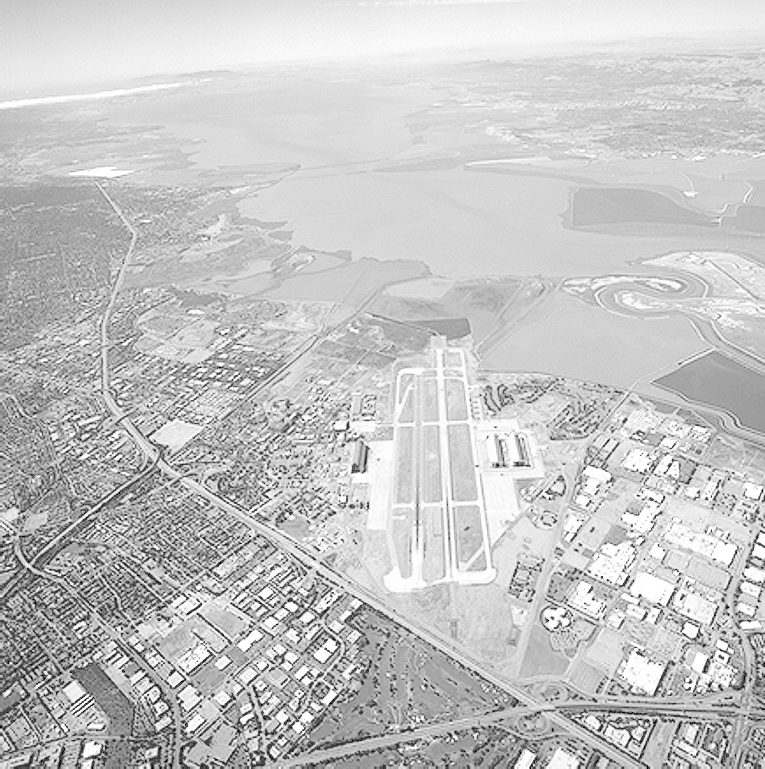
#> input picture city.tif, 765 x 769 px
$ python '实验3-1.py'
#> lines starting #> are read from the running program, lines starting #| are printed output that depends on the picture

import cv2
import matplotlib.pyplot as plt
import numpy as np

#

# 幂变换(伽马变换)
def fun(src, c, gamma):
    src = np.float32(src)
    dst = c * np.power(src / 255, gamma) * 255
    dst = np.uint8(dst + 0.5)
    return dst


if __name__ == '__main__':
    # 读取图片
    img = cv2.imread('city.tif', cv2.IMREAD_GRAYSCALE)
#> img is the input picture: shape (769, 765); min 0, max 255, mean 197.1
    c = float(input("请输入c值："))
#> the answer given: 3
    gamma = float(input("请输入伽马值："))
#> the answer given: 3
    img2 = fun(img, c, gamma)
#> in fun, `dst = c * np.power(src / 255, gamma) * 255`:
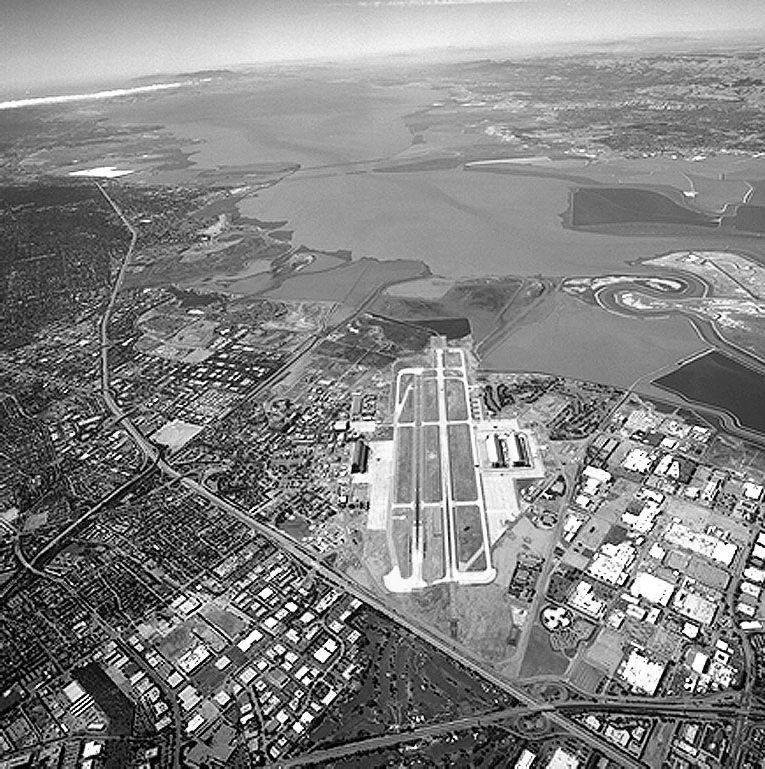
#> dst: shape (769, 765) float32; min 0, max 765, mean 394.3; drawn with min black and max white
#> in fun, `dst = np.uint8(dst + 0.5)`:
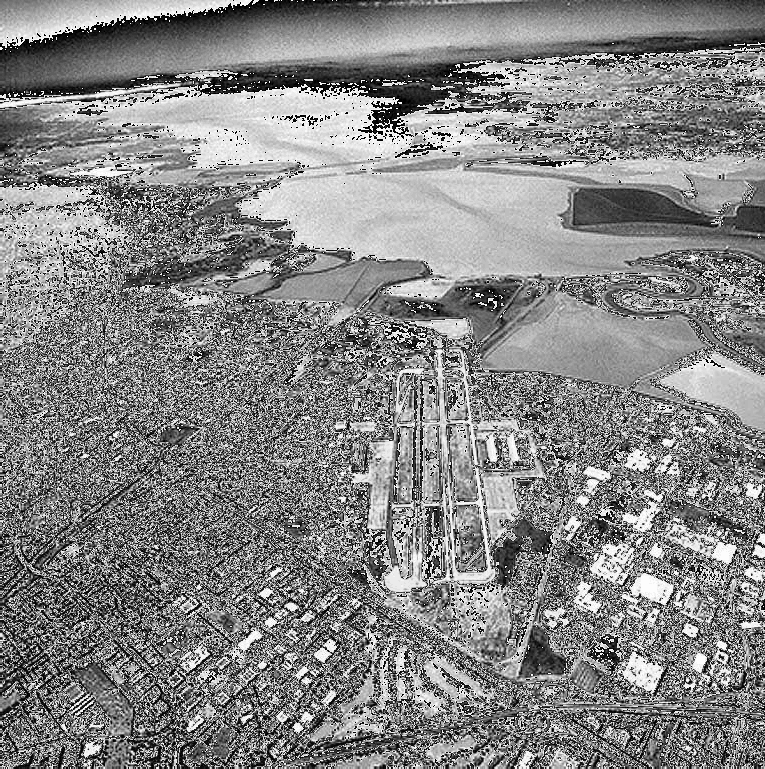
#> dst: shape (769, 765); min 0, max 253, mean 133

    # 两张图片合并一起显示
    img3 = cv2.resize(img, None, fx=0.5, fy=0.5) # 缩小一半，方便显示
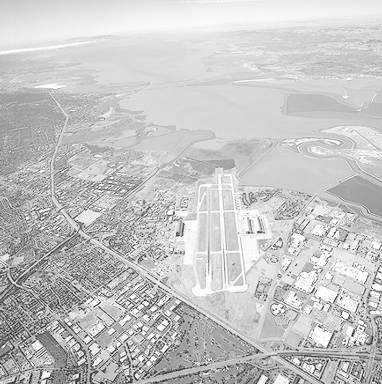
#> img3: shape (384, 382); min 0, max 255, mean 197.3
    img4 = cv2.resize(img2, None, fx=0.5, fy=0.5) # 缩小一半，方便显示
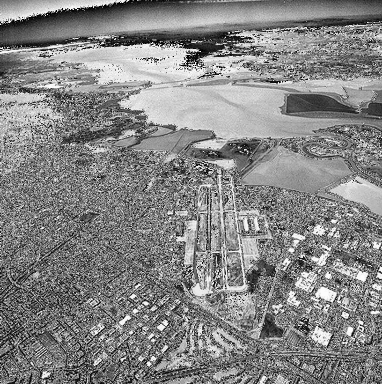
#> img4: shape (384, 382); min 0, max 253, mean 133.1
    img5 = np.hstack([img3,img4]) # 横向合并
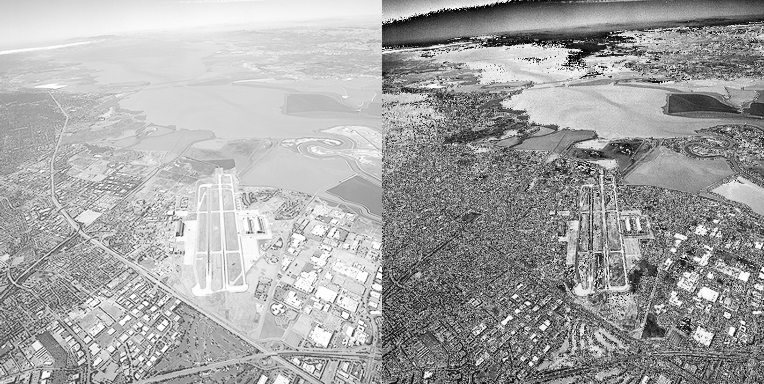
#> img5: shape (384, 764); min 0, max 255, mean 165.2

    # 输出，左边为原图，右边为处理后的图
    cv2.namedWindow('compare', 0)
    cv2.imshow('compare', img5)


    # 计算直方图
    histb = cv2.calcHist([img], [0], None, [256], [0, 255])
#> histb = 256 values, max 15137 at index 213, min 0 at index 1, mean 2288.3
    hista = cv2.calcHist([img2], [0], None, [256], [0, 255])
#> hista = 256 values, max 21533 at index 235, min 0 at index 1, mean 2298

    # 对第1子图进行设定
    plt.subplot(2, 1, 1)
    plt.plot(histb, 'y', label='Before')
    plt.xlabel('x')
    plt.ylabel('y')
    plt.legend()
    # 对第2子图进行设定
    plt.subplot(2, 1, 2)
    plt.plot(hista, 'c', label='After')
    plt.xlabel('x')
    plt.ylabel('y')
    plt.legend()
    plt.show()
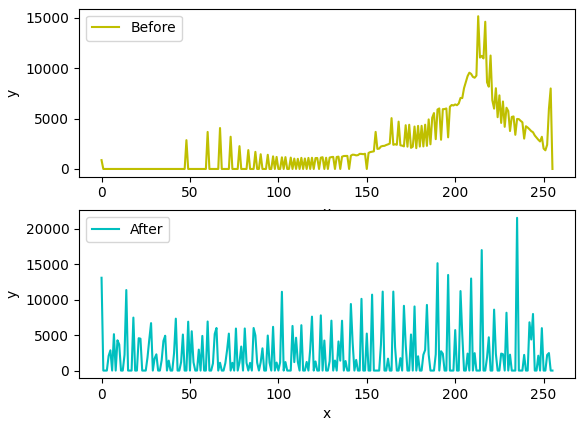
#> figure drawn by matplotlib, 2 panels; panel 1: curve peaks at x = 213, y = 15137; panel 2: curve peaks at x = 235, y = 21533
    cv2.waitKey(0)
    cv2.destroyAllWindows()

$ run again, with 1.jpg saved as city.tif
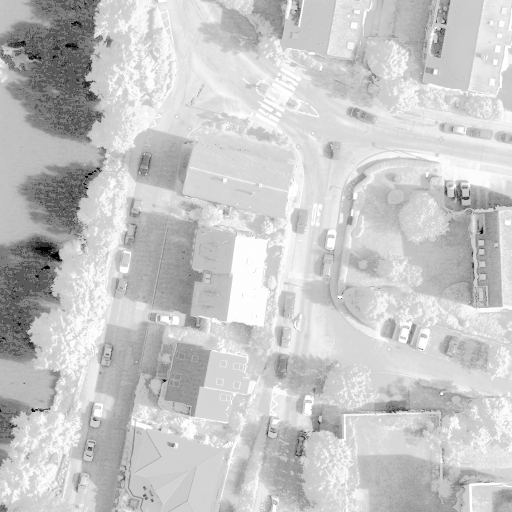
#> input picture 1.jpg, 1024 x 1024 px (shown at 1/2 size)
#> img is the input picture: shape (1024, 1024); min 0, max 255, mean 198.8
#> `img5 = np.hstack([img3,img4])`:
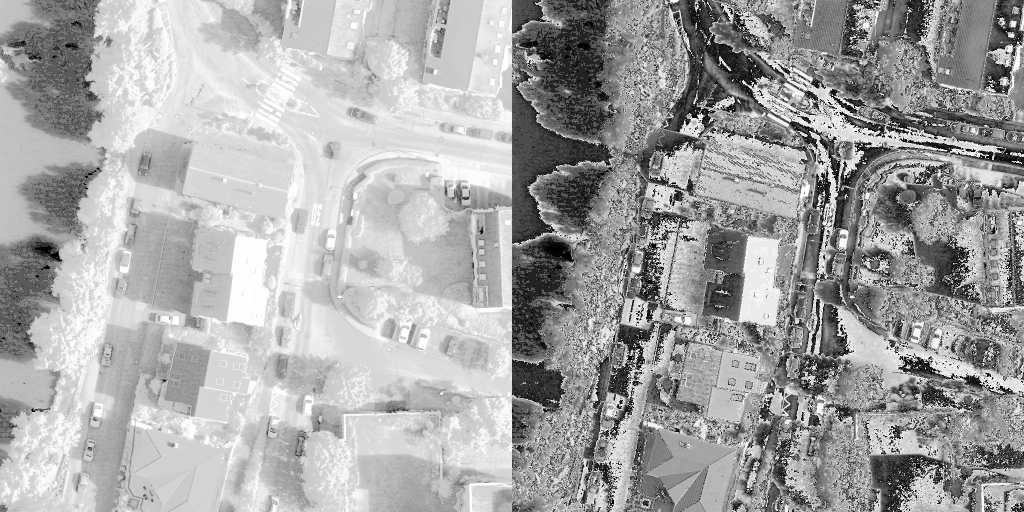
#> img5: shape (512, 1024); min 0, max 255, mean 165.2
#> histb = 256 values, max 20250 at index 214, min 0 at index 7, mean 4074.6
#> hista = 256 values, max 29141 at index 235, min 0 at index 1, mean 4096
#> `plt.show()`:
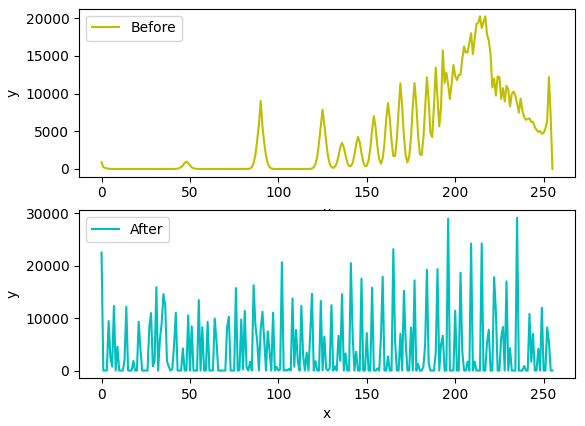
#> figure drawn by matplotlib, 2 panels; panel 1: curve peaks at x = 214, y = 20250; panel 2: curve peaks at x = 235, y = 29141
